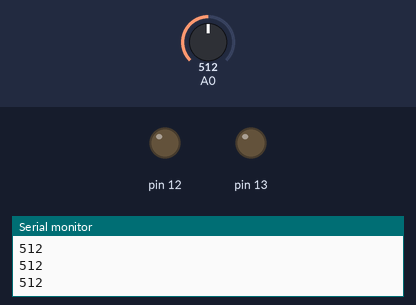
A sketch run on a simulated Arduino Uno, built with avr-gcc and run on an emulated ATmega328P. On the bench: output pins drawn as LEDs (lit = HIGH), the last lines printed to the serial monitor. Inputs (shaded band) come from the test bench; at power-on: A0 = 512.

Above: at 1.2 s.
1.3 s: A0 set to 788
2.8 s: A0 set to 809
At 3.3 s:
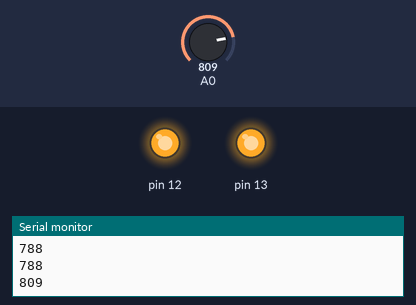
4.3 s: A0 set to 711
5.8 s: A0 set to 684
Timing chart, 0 to 8.3 s (numbered marks = the images above; inputs shaded):
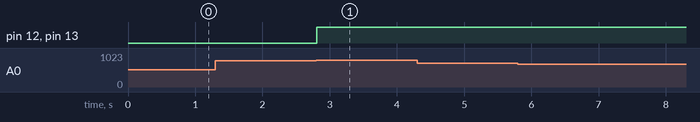

Measured:
- the behaviour switches between 800 and 801 on A0 (found by bisection; images 0 and 1)
- after the input at 2.8 s, pin 12, pin 13: LOW → HIGH at once

The sketch:

bin_sat_recv.ino
```cpp
void setup() {

  Serial.begin(9600);
  pinMode(13, OUTPUT);
  pinMode(12, OUTPUT);
  pinMode(A0, INPUT);

}

void loop() {

  int r=analogRead(A0);
  int i=0;
  int j=0;
  int x=0;
  int p=0;
  int n=0;
  char *s;

  Serial.println(r);

    while(r>800){
    r = analogRead(A0);
    i++;//light time
    x=1;//did read light
    j=0;//init blank time
    digitalWrite(13, HIGH);
    digitalWrite(12, HIGH);

    }

   while(r<700 && x==1){
    r = analogRead(A0);
    j++;// blank time
    i=0;//init light time
    digitalWrite(13, LOW);
    digitalWrite(12, LOW);
    }

   if(x==1){x=0;}


  if(i>500 && i<1500)
  {
  n++;
  s=malloc(n*sizeof(char));
  s[p]='1';
  Serial.print(".");
  p++;}


  if(j>500 && j<1500)
  {
  n++;
  s=malloc(n*sizeof(char));
  s[p]='0';
  Serial.print("/");
  p++;}


}
```
